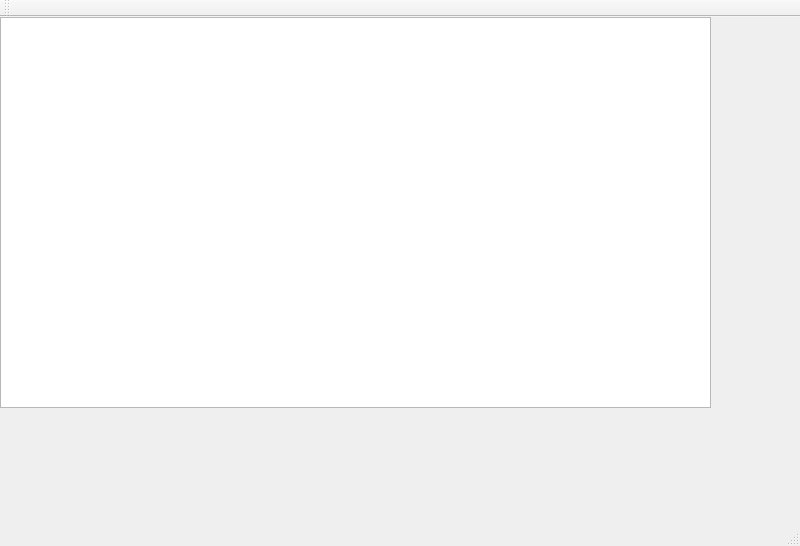
<?xml version="1.0" encoding="UTF-8"?>
<ui version="4.0">
 <class>MainWindow</class>
 <widget class="QMainWindow" name="MainWindow">
  <property name="geometry">
   <rect>
    <x>0</x>
    <y>0</y>
    <width>800</width>
    <height>546</height>
   </rect>
  </property>
  <property name="windowTitle">
   <string>MainWindow</string>
  </property>
  <widget class="QWidget" name="centralWidget">
   <widget class="QGraphicsView" name="mainImage">
    <property name="geometry">
     <rect>
      <x>0</x>
      <y>0</y>
      <width>711</width>
      <height>391</height>
     </rect>
    </property>
   </widget>
  </widget>
  <widget class="QMenuBar" name="menuBar">
   <property name="geometry">
    <rect>
     <x>0</x>
     <y>0</y>
     <width>800</width>
     <height>26</height>
    </rect>
   </property>
  </widget>
  <widget class="QToolBar" name="mainToolBar">
   <attribute name="toolBarArea">
    <enum>TopToolBarArea</enum>
   </attribute>
   <attribute name="toolBarBreak">
    <bool>false</bool>
   </attribute>
  </widget>
  <widget class="QStatusBar" name="statusBar"/>
 </widget>
 <layoutdefault spacing="6" margin="11"/>
 <resources/>
 <connections/>
</ui>
